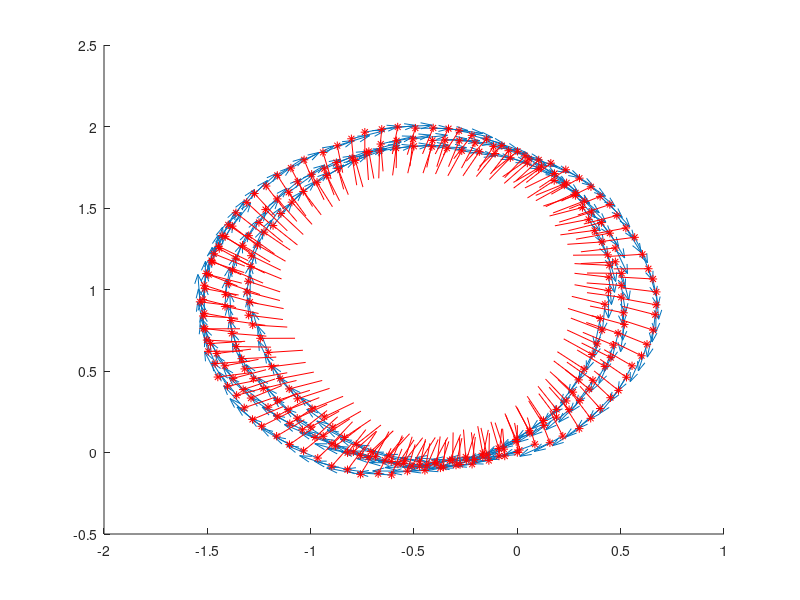

Here is the MATLAB script that generated this plot:
%% Motion Model
clear all; clc;
close all;
% robots sizing 
L = 0.3; % [m]
r = 0.25; % [m]
f = 10; % [Hz]

% kinematic model
x0 = [0; 0; 0]; % [[m/s] [m/s] [rad/s]] intial state
% u = [-1.5; 2; 1]; % [[rad/s] [rad/s] [rad/s]] inputs

% test 
% u = [0, -1/r, 1/r]; %

% custom inputs
% u = [-1; 1; 0]; % [[rad/s] [rad/s] [rad/s]] to drive in a straight line
% u = [-1; 1; 1]; % [[rad/s] [rad/s] [rad/s]] to drive in a spiral
u = [4; -1.178983134303135; 0]; % 2m diamter circle inputs 

% Time
T = 27; % Duration
dt = 0.1;% [s] timestep (update rate)
tvec = 0:dt:T; % Time vector
n = length(tvec); % Number of timesteps

figure(1); clf; hold on;

x_record = zeros(3, n);
v_record = zeros(3, n);
y_record = zeros(3, n);

omega_variance = 0.1 / 180 * pi;

for i = 1:n
    % expanding spiral
    % u(3) = 2*(n - i) / n; different spiral
    % u(1) = u(1) - i * 0.01; % ever expanding spiral 
    % u(2) = u(2) + i * 0.01;
    
    %measurement
    y = [x0(1); x0(2); x0(3)-99.7/180*pi] + [normrnd(0,0.5); normrnd(0,0.5); normrnd(0,10 / 180*pi)];

    % dynamics
%     % local frame velocities                          
%     lv_x = (r/3) * (u(1)*cos(pi) + u(2)*cos(-pi/3) + u(3)*cos(pi/3));
%     lv_y = (r/2) *  (u(2)*sin(-pi/3) + u(3)*sin(pi/3));
% 
%     % globbal fram velocities 
%     v_x = lv_x * cos(x0(3)) + lv_y * cos(x0(3) + pi/2);
%     v_y = lv_x * sin(x0(3)) + lv_y * sin(x0(3) + pi/2);
% 
%     omega = r/(3*L) * (u(1)+u(2)+u(3));

    v_x = (r*2/3) * (-u(1)*cos(x0(3)) + u(2)*cos(pi/3-x0(3)) + u(3)*cos(pi/3+x0(3)));
    v_y = (r*2/3) * (u(1)*sin(x0(3)) + u(2)*sin(pi/3-x0(3)) - u(3)*sin(pi/3+x0(3)));
    omega = r/(3*L) * (u(1)+u(2)+u(3));
 
    %verify the radius
%     rad = sqrt(v_x*v_x + v_y*v_y) / omega
%     d = rad * 2
    
    x_record(:,i) = x0;
    v_record(:,i) = [v_x;
                     v_y;
                     omega];
    y_record(:,i) = y;
    
    %disturbance
    d = [normrnd(0,0.01); normrnd(0,0.01); normrnd(0,omega_variance)];
    x0 = x0 + [ v_x * dt; v_y * dt; omega * dt]+ d;
    % without disturbance
%     x0 = x0 + [ v_x * dt; v_y * dt; omega * dt];
end

% a = sqrt(v_record(1,:).^2 + v_record(2,:).^2)
samples_per_draw = 1;
trimmed_x_rec = x_record(:,1:samples_per_draw:end);
trimmed_v_rec = v_record(:,1:samples_per_draw:end);
trimmed_y_rec = y_record(:,1:samples_per_draw:end);


quiver(trimmed_x_rec(1,:),trimmed_x_rec(2,:),trimmed_v_rec(1,:),trimmed_v_rec(2,:));
quiver(trimmed_x_rec(1,:),trimmed_x_rec(2,:),sin(trimmed_x_rec(3,:)),cos(trimmed_x_rec(3,:)),'r*');

%quiver(trimmed_y_rec(1,:),trimmed_y_rec(2,:),zeros(n),zeros(n),'g*');
